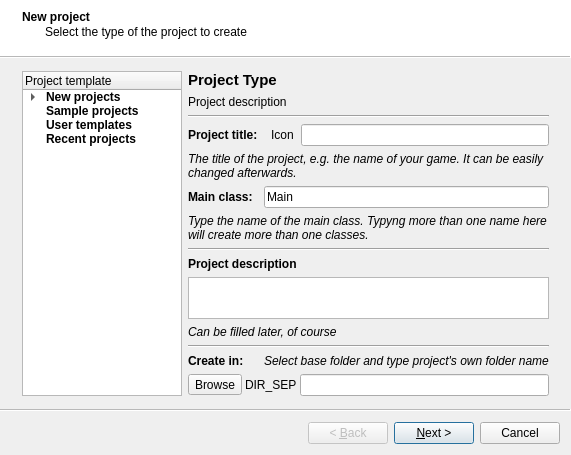
<?xml version="1.0" encoding="UTF-8"?>
<ui version="4.0">
 <class>newProjectWizard</class>
 <widget class="QWizard" name="newProjectWizard">
  <property name="geometry">
   <rect>
    <x>0</x>
    <y>0</y>
    <width>561</width>
    <height>451</height>
   </rect>
  </property>
  <property name="windowTitle">
   <string>Wizard</string>
  </property>
  <property name="wizardStyle">
   <enum>QWizard::AeroStyle</enum>
  </property>
  <widget class="QWizardPage" name="wpProjectTemplate">
   <property name="title">
    <string>New project</string>
   </property>
   <property name="subTitle">
    <string>Select the type of the project to create</string>
   </property>
   <layout class="QHBoxLayout" name="horizontalLayout">
    <item>
     <layout class="QVBoxLayout" name="verticalLayout_2">
      <property name="spacing">
       <number>0</number>
      </property>
      <item>
       <widget class="QTreeWidget" name="treeWidget">
        <property name="sizePolicy">
         <sizepolicy hsizetype="Ignored" vsizetype="Expanding">
          <horstretch>0</horstretch>
          <verstretch>0</verstretch>
         </sizepolicy>
        </property>
        <column>
         <property name="text">
          <string>Project template</string>
         </property>
        </column>
        <item>
         <property name="text">
          <string>New projects</string>
         </property>
         <property name="font">
          <font>
           <weight>75</weight>
           <bold>true</bold>
          </font>
         </property>
         <property name="icon">
          <iconset resource="../sharedcode/resources.qrc">
           <normaloff>:/resources/RES/ffficons/folder_page_white.png</normaloff>:/resources/RES/ffficons/folder_page_white.png</iconset>
         </property>
         <item>
          <property name="text">
           <string>Empty project</string>
          </property>
          <property name="whatsThis">
           <string>A totally empty project with no classes.</string>
          </property>
          <property name="icon">
           <iconset resource="../sharedcode/resources.qrc">
            <normaloff>:/resources/RES/ffficons/page_white.png</normaloff>:/resources/RES/ffficons/page_white.png</iconset>
          </property>
         </item>
         <item>
          <property name="text">
           <string>2D game</string>
          </property>
          <property name="whatsThis">
           <string>A project pre-set for two-dimensional games and most platforms.</string>
          </property>
          <property name="icon">
           <iconset resource="../sharedcode/resources.qrc">
            <normaloff>:/resources/RES/2d.png</normaloff>:/resources/RES/2d.png</iconset>
          </property>
         </item>
         <item>
          <property name="text">
           <string>3D game</string>
          </property>
          <property name="whatsThis">
           <string>A project pre-set for three-dimensional games, only supports native desktop applications.</string>
          </property>
          <property name="icon">
           <iconset resource="../sharedcode/resources.qrc">
            <normaloff>:/resources/RES/3d.png</normaloff>:/resources/RES/3d.png</iconset>
          </property>
         </item>
         <item>
          <property name="text">
           <string>2,5D game</string>
          </property>
          <property name="whatsThis">
           <string>A project pre-set for games with two-dimensional gameplay and optional 3D graphics.</string>
          </property>
          <property name="icon">
           <iconset resource="../sharedcode/resources.qrc">
            <normaloff>:/resources/RES/25d.png</normaloff>:/resources/RES/25d.png</iconset>
          </property>
         </item>
         <item>
          <property name="text">
           <string>Social game</string>
          </property>
          <property name="whatsThis">
           <string>A project pre-set for making social games for Facebook and Google Plus. This project utilizes the Web Server Foundation API for providing online services.</string>
          </property>
          <property name="icon">
           <iconset resource="../sharedcode/resources.qrc">
            <normaloff>:/resources/RES/ffficons/group.png</normaloff>:/resources/RES/ffficons/group.png</iconset>
          </property>
         </item>
        </item>
        <item>
         <property name="text">
          <string>Sample projects</string>
         </property>
         <property name="font">
          <font>
           <weight>75</weight>
           <bold>true</bold>
          </font>
         </property>
         <property name="icon">
          <iconset resource="../sharedcode/resources.qrc">
           <normaloff>:/resources/RES/ffficons/folder_lightbulb.png</normaloff>:/resources/RES/ffficons/folder_lightbulb.png</iconset>
         </property>
        </item>
        <item>
         <property name="text">
          <string>User templates</string>
         </property>
         <property name="font">
          <font>
           <weight>75</weight>
           <bold>true</bold>
          </font>
         </property>
         <property name="icon">
          <iconset resource="../sharedcode/resources.qrc">
           <normaloff>:/resources/RES/ffficons/folder_user.png</normaloff>:/resources/RES/ffficons/folder_user.png</iconset>
         </property>
        </item>
        <item>
         <property name="text">
          <string>Recent projects</string>
         </property>
         <property name="font">
          <font>
           <weight>75</weight>
           <bold>true</bold>
          </font>
         </property>
         <property name="icon">
          <iconset resource="../sharedcode/resources.qrc">
           <normaloff>:/resources/RES/ffficons/folder_table.png</normaloff>:/resources/RES/ffficons/folder_table.png</iconset>
         </property>
        </item>
       </widget>
      </item>
      <item>
       <spacer name="HORIZONTAL_HINT">
        <property name="orientation">
         <enum>Qt::Vertical</enum>
        </property>
        <property name="sizeType">
         <enum>QSizePolicy::Ignored</enum>
        </property>
        <property name="sizeHint" stdset="0">
         <size>
          <width>160</width>
          <height>0</height>
         </size>
        </property>
       </spacer>
      </item>
     </layout>
    </item>
    <item>
     <widget class="QWidget" name="widget" native="true">
      <property name="sizePolicy">
       <sizepolicy hsizetype="Expanding" vsizetype="Preferred">
        <horstretch>0</horstretch>
        <verstretch>0</verstretch>
       </sizepolicy>
      </property>
      <layout class="QVBoxLayout" name="verticalLayout_3">
       <property name="margin">
        <number>0</number>
       </property>
       <item>
        <widget class="QLabel" name="projectType">
         <property name="sizePolicy">
          <sizepolicy hsizetype="Preferred" vsizetype="Fixed">
           <horstretch>0</horstretch>
           <verstretch>0</verstretch>
          </sizepolicy>
         </property>
         <property name="font">
          <font>
           <pointsize>11</pointsize>
           <weight>75</weight>
           <bold>true</bold>
          </font>
         </property>
         <property name="text">
          <string>Project Type</string>
         </property>
        </widget>
       </item>
       <item>
        <widget class="QLabel" name="projectDescription">
         <property name="sizePolicy">
          <sizepolicy hsizetype="Preferred" vsizetype="Fixed">
           <horstretch>0</horstretch>
           <verstretch>0</verstretch>
          </sizepolicy>
         </property>
         <property name="text">
          <string>Project description</string>
         </property>
         <property name="wordWrap">
          <bool>true</bool>
         </property>
        </widget>
       </item>
       <item>
        <widget class="Line" name="line">
         <property name="orientation">
          <enum>Qt::Horizontal</enum>
         </property>
        </widget>
       </item>
       <item>
        <layout class="QFormLayout" name="formLayout">
         <property name="fieldGrowthPolicy">
          <enum>QFormLayout::AllNonFixedFieldsGrow</enum>
         </property>
         <item row="0" column="0">
          <widget class="QLabel" name="label_3">
           <property name="font">
            <font>
             <weight>75</weight>
             <bold>true</bold>
            </font>
           </property>
           <property name="text">
            <string>Project title:</string>
           </property>
          </widget>
         </item>
         <item row="1" column="0" colspan="2">
          <widget class="QLabel" name="label_6">
           <property name="font">
            <font>
             <italic>true</italic>
            </font>
           </property>
           <property name="text">
            <string>The title of the project, e.g. the name of your game. It can be easily changed afterwards.</string>
           </property>
           <property name="wordWrap">
            <bool>true</bool>
           </property>
          </widget>
         </item>
         <item row="4" column="0" colspan="2">
          <widget class="Line" name="line_3">
           <property name="orientation">
            <enum>Qt::Horizontal</enum>
           </property>
          </widget>
         </item>
         <item row="5" column="0" colspan="2">
          <widget class="QLabel" name="label_4">
           <property name="font">
            <font>
             <weight>75</weight>
             <bold>true</bold>
            </font>
           </property>
           <property name="text">
            <string>Project description</string>
           </property>
          </widget>
         </item>
         <item row="6" column="0" colspan="2">
          <widget class="QPlainTextEdit" name="projectDescTextEdit"/>
         </item>
         <item row="7" column="0" colspan="2">
          <widget class="QLabel" name="label_7">
           <property name="font">
            <font>
             <italic>true</italic>
            </font>
           </property>
           <property name="text">
            <string>Can be filled later, of course</string>
           </property>
           <property name="wordWrap">
            <bool>true</bool>
           </property>
          </widget>
         </item>
         <item row="8" column="0" colspan="2">
          <widget class="Line" name="line_2">
           <property name="orientation">
            <enum>Qt::Horizontal</enum>
           </property>
          </widget>
         </item>
         <item row="9" column="0">
          <widget class="QLabel" name="label_8">
           <property name="font">
            <font>
             <weight>75</weight>
             <bold>true</bold>
            </font>
           </property>
           <property name="text">
            <string>Create in:</string>
           </property>
          </widget>
         </item>
         <item row="9" column="1">
          <widget class="QLabel" name="label_2">
           <property name="font">
            <font>
             <italic>true</italic>
            </font>
           </property>
           <property name="text">
            <string>Select base folder and type project's own folder name</string>
           </property>
          </widget>
         </item>
         <item row="10" column="0" colspan="2">
          <layout class="QHBoxLayout" name="horizontalLayout_2">
           <property name="spacing">
            <number>3</number>
           </property>
           <item>
            <widget class="QToolButton" name="browseButton">
             <property name="text">
              <string>Browse</string>
             </property>
             <property name="icon">
              <iconset resource="../sharedcode/resources.qrc">
               <normaloff>:/resources/RES/ffficons/folder.png</normaloff>:/resources/RES/ffficons/folder.png</iconset>
             </property>
             <property name="toolButtonStyle">
              <enum>Qt::ToolButtonTextBesideIcon</enum>
             </property>
             <property name="autoRaise">
              <bool>false</bool>
             </property>
            </widget>
           </item>
           <item>
            <widget class="QLabel" name="dirSeparatorLabel">
             <property name="sizePolicy">
              <sizepolicy hsizetype="Fixed" vsizetype="Preferred">
               <horstretch>0</horstretch>
               <verstretch>0</verstretch>
              </sizepolicy>
             </property>
             <property name="text">
              <string>DIR_SEP</string>
             </property>
            </widget>
           </item>
           <item>
            <widget class="QLineEdit" name="projectdirname"/>
           </item>
          </layout>
         </item>
         <item row="0" column="1">
          <layout class="QHBoxLayout" name="horizontalLayout_3">
           <property name="spacing">
            <number>0</number>
           </property>
           <item>
            <widget class="QToolButton" name="toolButton">
             <property name="text">
              <string>Icon</string>
             </property>
             <property name="icon">
              <iconset resource="../sharedcode/resources.qrc">
               <normaloff>:/resources/RES/ffficons/page_white.png</normaloff>:/resources/RES/ffficons/page_white.png</iconset>
             </property>
             <property name="autoRaise">
              <bool>true</bool>
             </property>
            </widget>
           </item>
           <item>
            <widget class="QLineEdit" name="projectTitleLineEdit"/>
           </item>
          </layout>
         </item>
         <item row="2" column="0">
          <widget class="QLabel" name="label_5">
           <property name="font">
            <font>
             <weight>75</weight>
             <bold>true</bold>
            </font>
           </property>
           <property name="text">
            <string>Main class:</string>
           </property>
          </widget>
         </item>
         <item row="3" column="0" colspan="2">
          <widget class="QLabel" name="label_9">
           <property name="font">
            <font>
             <italic>true</italic>
            </font>
           </property>
           <property name="text">
            <string>Type the name of the main class. Typyng more than one name here will create more than one classes.</string>
           </property>
           <property name="wordWrap">
            <bool>true</bool>
           </property>
          </widget>
         </item>
         <item row="2" column="1">
          <widget class="QLineEdit" name="mainClassName">
           <property name="text">
            <string>Main</string>
           </property>
          </widget>
         </item>
        </layout>
       </item>
      </layout>
     </widget>
    </item>
   </layout>
  </widget>
  <widget class="QWizardPage" name="wpProjectTargets">
   <property name="title">
    <string>Targets and platforms</string>
   </property>
   <property name="subTitle">
    <string>Define the targets and platforms for this project.</string>
   </property>
   <layout class="QGridLayout" name="gridLayout"/>
  </widget>
 </widget>
 <resources>
  <include location="../sharedcode/resources.qrc"/>
  <include location="../sharedcode/resources.qrc"/>
  <include location="../sharedcode/resources.qrc"/>
  <include location="../sharedcode/resources.qrc"/>
  <include location="../sharedcode/resources.qrc"/>
 </resources>
 <connections/>
</ui>
